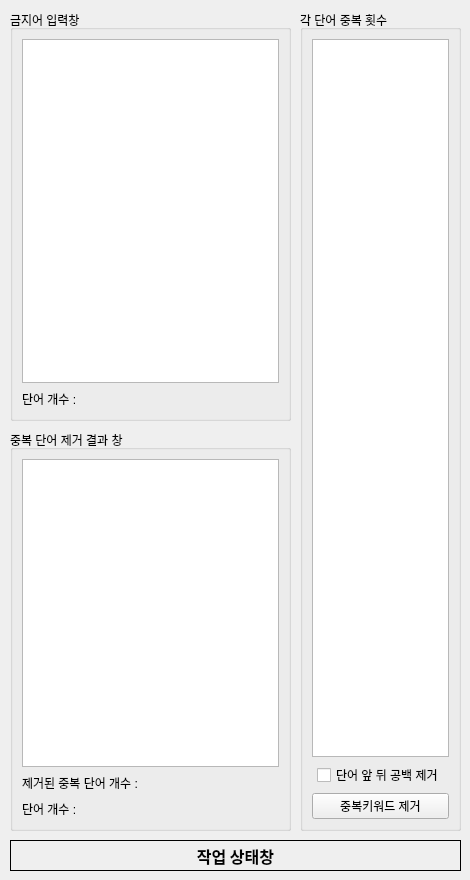
   <widget class="QWidget" name="tab_2">
    <attribute name="title">
     <string>중복단어제거</string>
    </attribute>
    <widget class="QGroupBox" name="groupBox_8">
     <property name="geometry">
      <rect>
       <x>10</x>
       <y>430</y>
       <width>281</width>
       <height>401</height>
      </rect>
     </property>
     <property name="title">
      <string>중복 단어 제거 결과 창</string>
     </property>
     <layout class="QGridLayout" name="gridLayout_5">
      <item row="0" column="0">
       <layout class="QVBoxLayout" name="verticalLayout_15">
        <item>
         <widget class="QPlainTextEdit" name="Result_window_of_removed_duplicate_word"/>
        </item>
        <item>
         <layout class="QHBoxLayout" name="horizontalLayout_14">
          <item>
           <widget class="QLabel" name="label_16">
            <property name="text">
             <string>제거된 중복 단어 개수 : </string>
            </property>
           </widget>
          </item>
          <item>
           <widget class="QLabel" name="Removed_duplicate_word_num_status">
            <property name="text">
             <string/>
            </property>
           </widget>
          </item>
          <item>
           <spacer name="horizontalSpacer_10">
            <property name="orientation">
             <enum>Qt::Horizontal</enum>
            </property>
            <property name="sizeHint" stdset="0">
             <size>
              <width>40</width>
              <height>20</height>
             </size>
            </property>
           </spacer>
          </item>
          <item>
           <spacer name="horizontalSpacer_11">
            <property name="orientation">
             <enum>Qt::Horizontal</enum>
            </property>
            <property name="sizeHint" stdset="0">
             <size>
              <width>214</width>
              <height>19</height>
             </size>
            </property>
           </spacer>
          </item>
         </layout>
        </item>
       </layout>
      </item>
      <item row="1" column="0">
       <layout class="QHBoxLayout" name="horizontalLayout_41">
        <item>
         <widget class="QLabel" name="label_17">
          <property name="text">
           <string>단어 개수 : </string>
          </property>
         </widget>
        </item>
        <item>
         <widget class="QLabel" name="Result_of_removed_duplicate_word_num">
          <property name="text">
           <string/>
          </property>
         </widget>
        </item>
        <item>
         <spacer name="horizontalSpacer_12">
          <property name="orientation">
           <enum>Qt::Horizontal</enum>
          </property>
          <property name="sizeHint" stdset="0">
           <size>
            <width>246</width>
            <height>20</height>
           </size>
          </property>
         </spacer>
        </item>
       </layout>
      </item>
     </layout>
    </widget>
    <widget class="QGroupBox" name="groupBox_9">
     <property name="geometry">
      <rect>
       <x>10</x>
       <y>10</y>
       <width>281</width>
       <height>411</height>
      </rect>
     </property>
     <property name="title">
      <string>금지어 입력창</string>
     </property>
     <layout class="QGridLayout" name="gridLayout_6">
      <item row="0" column="0">
       <layout class="QVBoxLayout" name="verticalLayout_16">
        <item>
         <widget class="QPlainTextEdit" name="Banned_word_input_window"/>
        </item>
        <item>
         <layout class="QHBoxLayout" name="horizontalLayout_15">
          <item>
           <widget class="QLabel" name="label_18">
            <property name="text">
             <string>단어 개수 : </string>
            </property>
           </widget>
          </item>
          <item>
           <widget class="QLabel" name="Banned_word_num_status">
            <property name="text">
             <string/>
            </property>
           </widget>
          </item>
          <item>
           <spacer name="horizontalSpacer_13">
            <property name="orientation">
             <enum>Qt::Horizontal</enum>
            </property>
            <property name="sizeHint" stdset="0">
             <size>
              <width>40</width>
              <height>20</height>
             </size>
            </property>
           </spacer>
          </item>
         </layout>
        </item>
       </layout>
      </item>
     </layout>
    </widget>
    <widget class="QLabel" name="status">
     <property name="geometry">
      <rect>
       <x>10</x>
       <y>840</y>
       <width>451</width>
       <height>31</height>
      </rect>
     </property>
     <property name="font">
      <font>
       <family>맑은 고딕</family>
       <pointsize>12</pointsize>
       <weight>75</weight>
       <bold>true</bold>
      </font>
     </property>
     <property name="frameShape">
      <enum>QFrame::Box</enum>
     </property>
     <property name="text">
      <string>작업 상태창</string>
     </property>
     <property name="alignment">
      <set>Qt::AlignCenter</set>
     </property>
    </widget>
    <widget class="QGroupBox" name="groupBox_10">
     <property name="geometry">
      <rect>
       <x>300</x>
       <y>10</y>
       <width>161</width>
       <height>821</height>
      </rect>
     </property>
     <property name="acceptDrops">
      <bool>false</bool>
     </property>
     <property name="layoutDirection">
      <enum>Qt::LeftToRight</enum>
     </property>
     <property name="autoFillBackground">
      <bool>false</bool>
     </property>
     <property name="title">
      <string>각 단어 중복 횟수</string>
     </property>
     <property name="flat">
      <bool>false</bool>
     </property>
     <property name="checkable">
      <bool>false</bool>
     </property>
     <layout class="QGridLayout" name="gridLayout_7">
      <item row="2" column="1">
       <widget class="QPushButton" name="Removed_duplicate_word_btn">
        <property name="text">
         <string>중복키워드 제거</string>
        </property>
       </widget>
      </item>
      <item row="0" column="1">
       <layout class="QVBoxLayout" name="verticalLayout_17">
        <item>
         <widget class="QTextBrowser" name="Duplicate_words_num"/>
        </item>
       </layout>
      </item>
      <item row="1" column="1">
       <layout class="QHBoxLayout" name="horizontalLayout_12">
        <item>
         <spacer name="horizontalSpacer">
          <property name="orientation">
           <enum>Qt::Horizontal</enum>
          </property>
          <property name="sizeHint" stdset="0">
           <size>
            <width>40</width>
            <height>20</height>
           </size>
          </property>
         </spacer>
        </item>
        <item>
         <widget class="QCheckBox" name="gap_removal_checkBox">
          <property name="text">
           <string>단어 앞 뒤 공백 제거</string>
          </property>
         </widget>
        </item>
        <item>
         <spacer name="horizontalSpacer_7">
          <property name="orientation">
           <enum>Qt::Horizontal</enum>
          </property>
          <property name="sizeHint" stdset="0">
           <size>
            <width>40</width>
            <height>20</height>
           </size>
          </property>
         </spacer>
        </item>
       </layout>
      </item>
     </layout>
    </widget>
   </widget>
